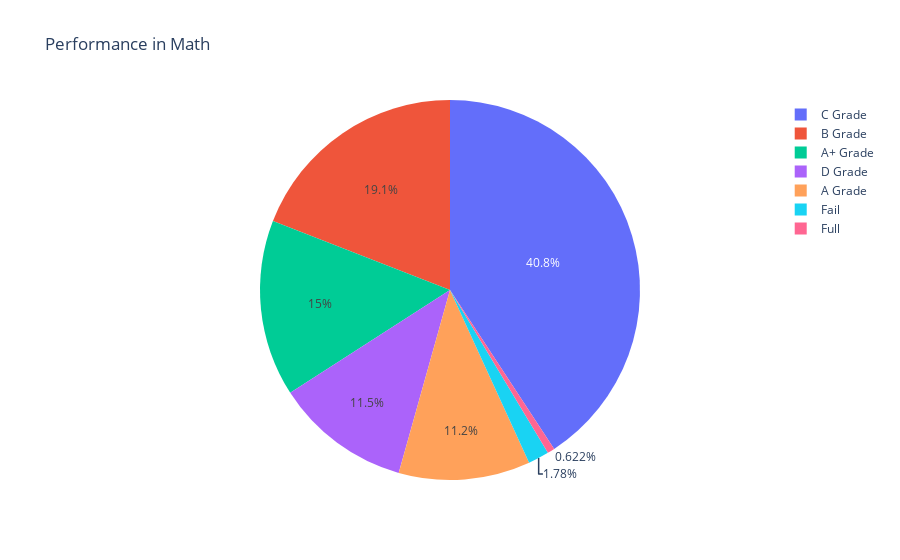

Source (notebook cell):
### Code cell
labels = ["Fail", "D Grade","C Grade","B Grade","A Grade","A+ Grade","Full"]
values = [math_less_33,math_less_50,math_less_70,math_less_80,math_less_90,math_less_99,math_full]
fig = px.pie(values=values, names=labels, title='Performance in Math')

# Display the chart
fig.show()

### Figure 1 — Plotly figure (JSON) as saved in the notebook; plotly's stock layout.template omitted (floating-point values rounded to 4 significant figures)
{"data": [{"domain": {"x": [0, 1], "y": [0, 1]}, "hovertemplate": "label=%{label}<br>value=%{value}<extra></extra>", "labels": ["Fail", "D Grade", "C Grade", "B Grade", "A Grade", "A+ Grade", "Full"], "legendgroup": "", "name": "", "showlegend": true, "type": "pie", "values": [20, 130, 459, 215, 126, 169, 7]}], "layout": {"legend": {"tracegroupgap": 0}, "title": {"text": "Performance in Math"}}}
